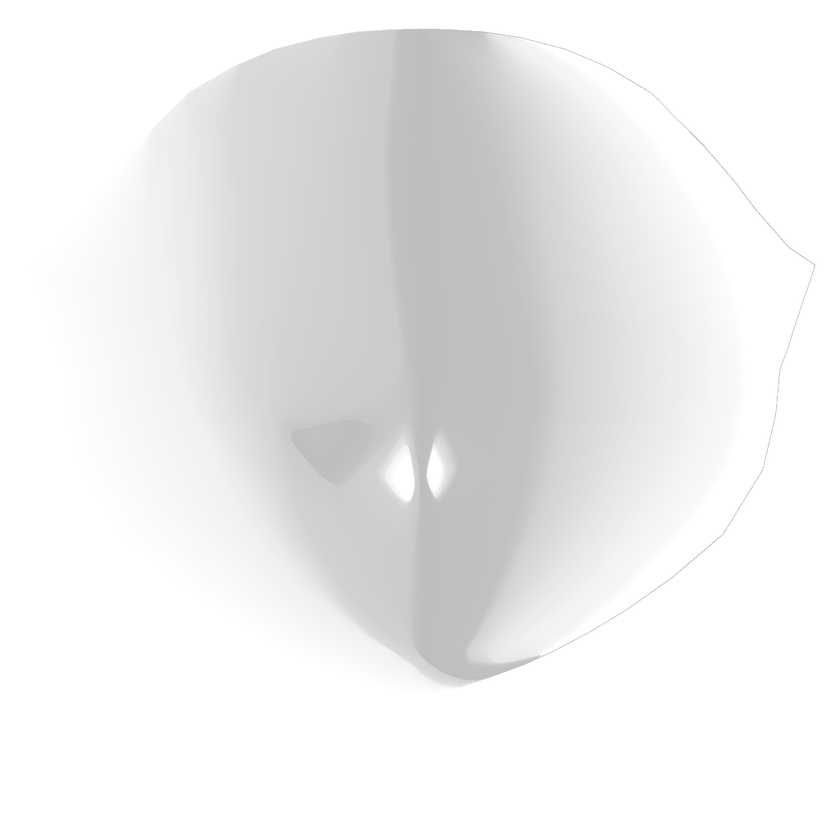
#> input picture looks/raiden_face_shadow.png, 840 x 840 px, shrunk from 1024 x 1024 before the run
$ python check_face_map.py
#> lines starting #> are read from the running program, lines starting #| are printed output that depends on the picture
#!/usr/bin/env python3
"""Validate looks/raiden_face_shadow.png as a single-channel directional map.

Asserts the active asset is usable with the mirrored-UV face contract and
reports a measured horizontal symmetry axis for FaceMirrorAxis.
"""

from __future__ import annotations

import argparse
import sys
from pathlib import Path

from PIL import Image

ROOT = Path(__file__).resolve().parents[1]
DEFAULT = ROOT / "looks/raiden_face_shadow.png"


def main() -> int:
	parser = argparse.ArgumentParser(description=__doc__)
	parser.add_argument("image", nargs="?", type=Path, default=DEFAULT)
	args = parser.parse_args()

	path: Path = args.image
	if not path.is_file():
		print(f"missing image: {path}", file=sys.stderr)
		return 1

	im = Image.open(path)
#> im is the input picture: PIL image 840x840 RGBA; mean R, G, B, A 65.6, 65.6, 65.6, 65.9
	w, h = im.size
#> w = 840; h = 840
	channels = im.split()
	r = channels[0]
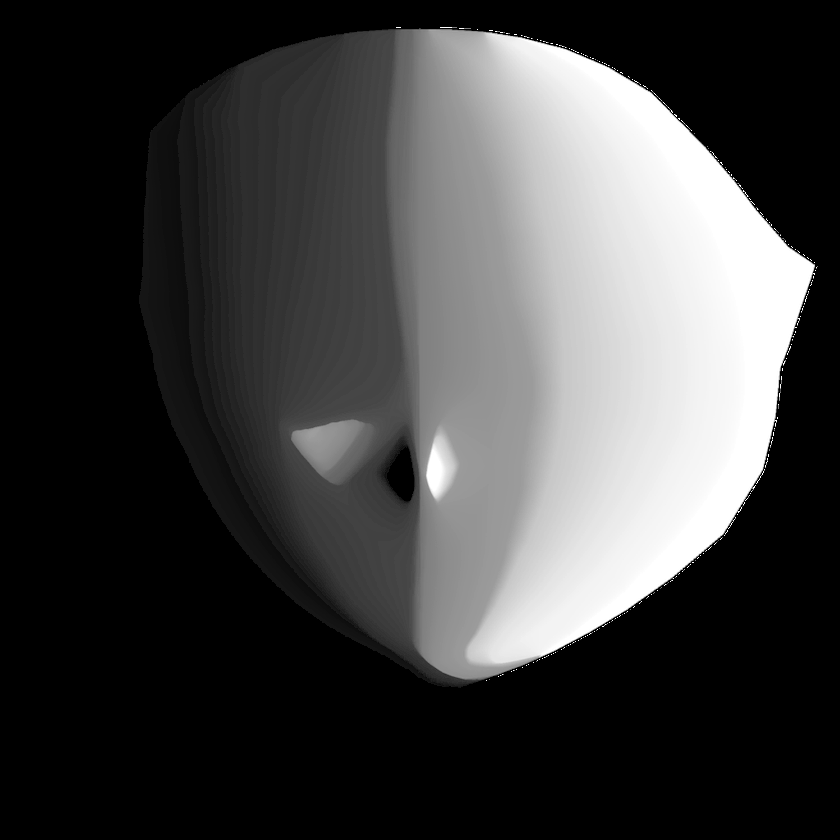
#> r: PIL image 840x840 L; min 0, max 255, mean 65.6
	rdata = list(r.getdata())
#> rdata = 705600 items

	# Mask: keep pixels that are not fully empty (covers RGBA replicated maps).
	if len(channels) >= 4:
		alpha = list(channels[3].getdata())
#> alpha = 705600 items
		mask = [a > 8 for a in alpha]
#> mask = 705600 items
	else:
		mask = [v > 8 for v in rdata]

	masked = [v for v, m in zip(rdata, mask) if m]
#> masked = 340744 items
	if len(masked) < 100:
		print("FAIL: too few masked pixels", file=sys.stderr)
		return 2

	# Channel agreement: R should carry the signal; G/B may match (replicated).
	if len(channels) >= 2:
		gdata = list(channels[1].getdata())
#> gdata = 705600 items
		diff_rg = sum(abs(a - b) for a, b, m in zip(rdata, gdata, mask) if m)
#> diff_rg = 3
		mean_rg = diff_rg / len(masked)
#> mean_rg = 8.8e-06
		print(f"mean |R-G| on mask: {mean_rg:.4f}")
#| mean |R-G| on mask: 0.0000

	# Horizontal monotonicity of column means across the masked region.
	col_sums = [0.0] * w
#> col_sums = 840 values from 0 to 0
	col_counts = [0] * w
#> col_counts = 840 values from 0 to 0
	for y in range(h):
		row_off = y * w
		for x in range(w):
			idx = row_off + x
			if not mask[idx]:
				continue
			col_sums[x] += rdata[idx]
			col_counts[x] += 1
#> after the loop, col_counts = 840 values, max 659 at index 432, min 0 at index 0, mean 405.6; col_sums = 840 values, max 128957 at index 572, min 0 at index 0, mean 54927

	xs = [x for x in range(w) if col_counts[x] > 0]
#> xs = 703 values from 113 to 815
	means = [col_sums[x] / col_counts[x] for x in xs]
#> means = 703 values, max 253.6 at index 632, min 0 at index 0, mean 138.2
	if len(means) < 8:
		print("FAIL: insufficient horizontal samples", file=sys.stderr)
		return 2

	# Count ascending/descending steps between consecutive active columns.
	asc = sum(1 for a, b in zip(means, means[1:]) if b > a + 0.5)
#> asc = 229
	desc = sum(1 for a, b in zip(means, means[1:]) if b < a - 0.5)
#> desc = 38
	print(f"size: {w}x{h} mode={im.mode}")
#| size: 840x840 mode=RGBA
	print(f"masked pixels: {len(masked)} ({100.0 * len(masked) / (w * h):.1f}%)")
#| masked pixels: 340744 (48.3%)
	print(f"R range on mask: {min(masked)}–{max(masked)}")
#| R range on mask: 0–255
	print(f"column mean steps: ascending={asc} descending={desc}")
#| column mean steps: ascending=229 descending=38

	# Symmetry axis: column whose mean is closest to the mid-range of edge means.
	left_mean = sum(means[: max(1, len(means) // 10)]) / max(1, len(means) // 10)
#> left_mean = 7.73
	right_mean = sum(means[-max(1, len(means) // 10) :]) / max(1, len(means) // 10)
#> right_mean = 239.3
	target = 0.5 * (left_mean + right_mean)
#> target = 123.5
	best_i = min(range(len(means)), key=lambda i: abs(means[i] - target))
#> best_i = 309
	axis_u = xs[best_i] / max(w - 1, 1)
#> axis_u = 0.503
	print(f"edge means L={left_mean:.1f} R={right_mean:.1f}")
#| edge means L=7.7 R=239.3
	print(f"suggested FaceMirrorAxis ≈ {axis_u:.3f}")
#| suggested FaceMirrorAxis ≈ 0.503

	directional = asc >= 3 * desc or desc >= 3 * asc
#> directional = True
	if not directional:
		print("FAIL: column means are not clearly directional", file=sys.stderr)
		return 2

	print("PASS: single-channel directional face map")
	return 0


if __name__ == "__main__":
	raise SystemExit(main())
#> (the program exits here)
